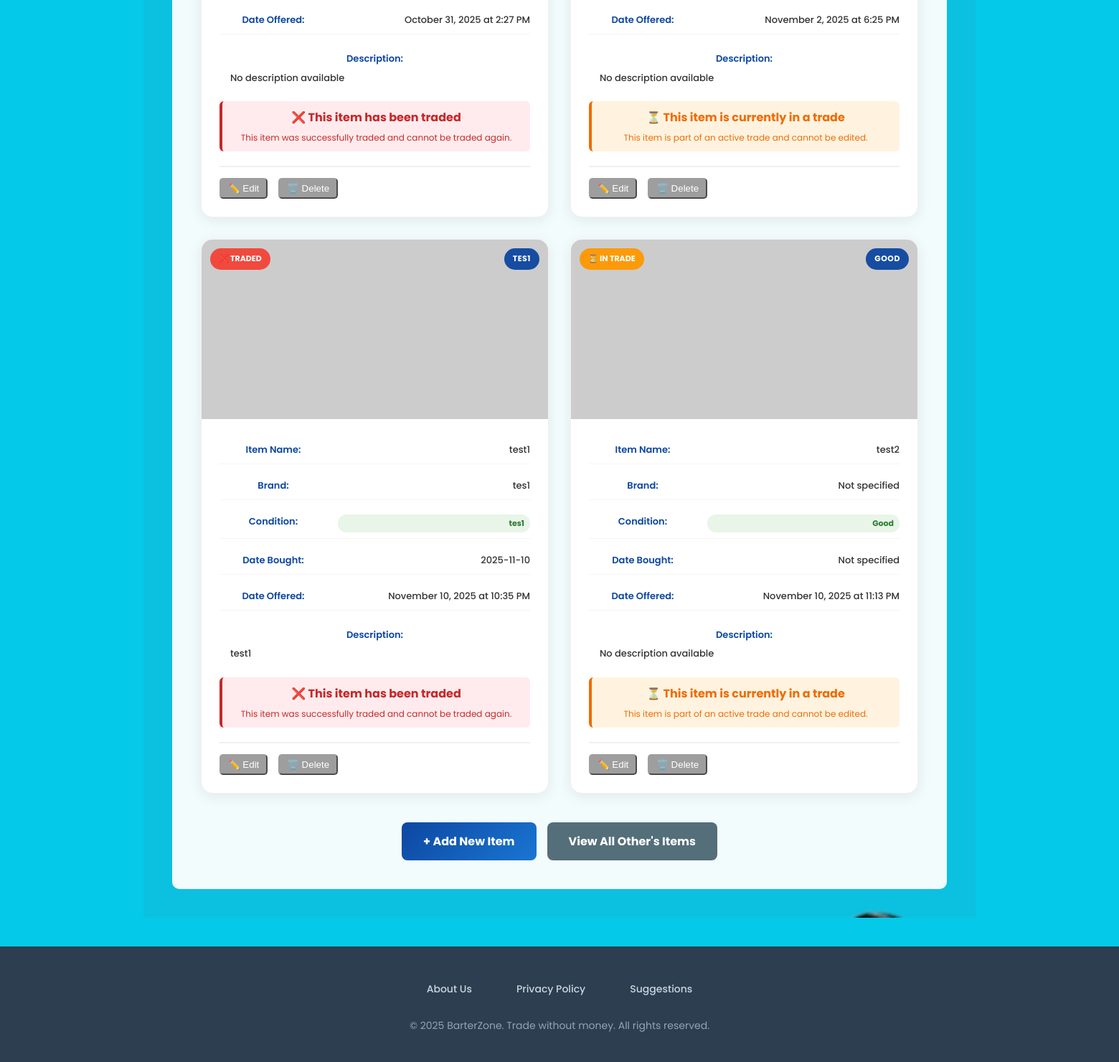
Before: /dashboard (signed in, lower part) with the older database file.
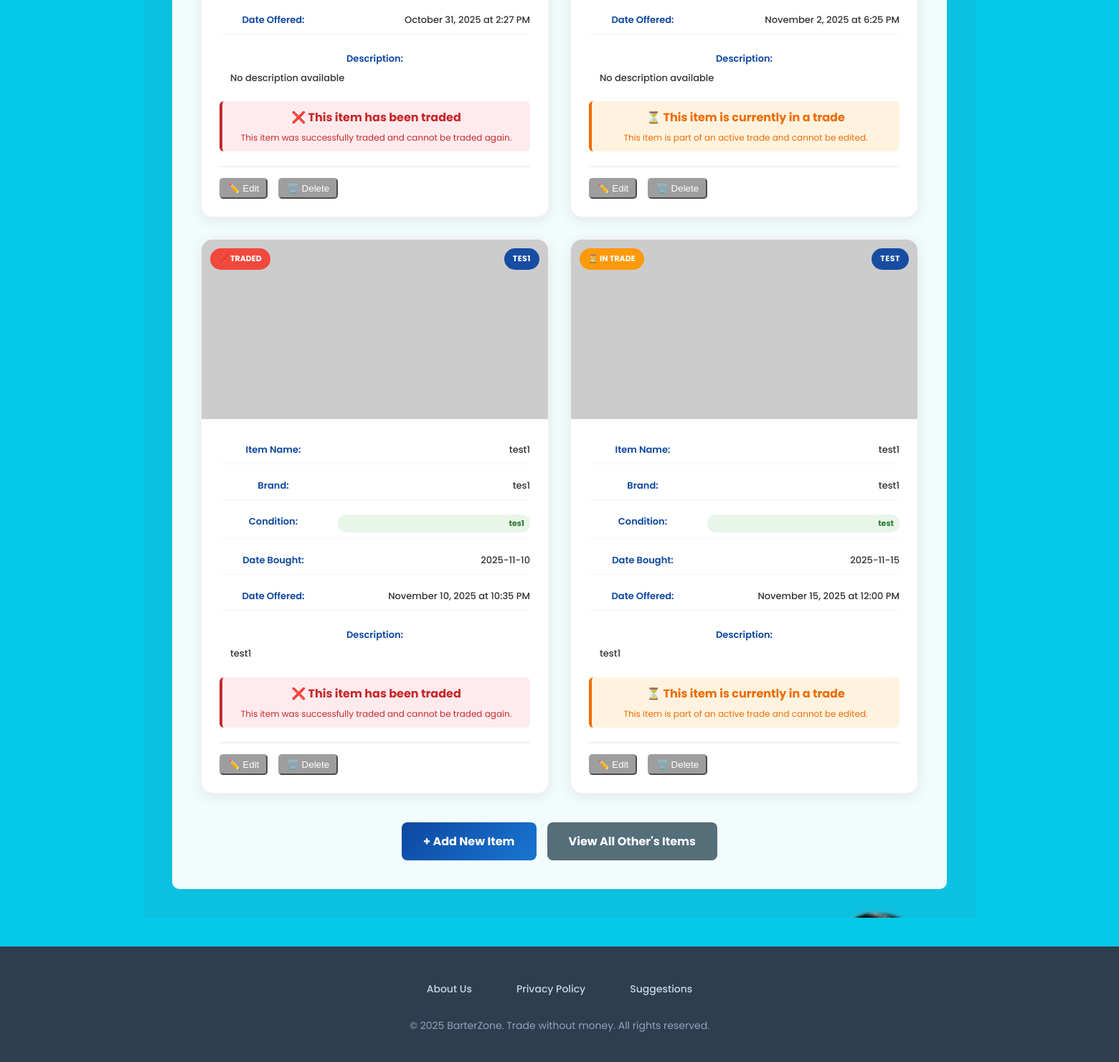
After: the same page with the newer database file.
### tables this page shows
CREATE TABLE items (
            items_id INTEGER PRIMARY KEY AUTOINCREMENT,
            user_id INTEGER,
            item_Name TEXT NOT NULL,
            item_Brand TEXT,
            item_Condition TEXT,
            item_DateBought TEXT,
            item_DateOffered TEXT,
            item_Description TEXT,
            item_image TEXT,
            item_available BOOLEAN DEFAULT 1,
            created_at TIMESTAMP DEFAULT CURRENT_TIMESTAMP,
            FOREIGN KEY (user_id) REFERENCES users (id)
        );

### app.py (the view, shortened to what this page needs)
@app.route('/dashboard')
def dashboard():
    if 'user_id' not in session:
        flash('Please login first.', 'warning')
        return redirect(url_for('login'))
    user_id = session['user_id']
    with sqlite3.connect(DB_NAME) as conn:
        conn.row_factory = sqlite3.Row
        items = conn.execute("""
            SELECT i.*,
                   CASE
                       WHEN i.item_available = 0 THEN 'traded'
                       WHEN EXISTS (
                           SELECT 1 FROM trades
                           WHERE (offer_item_id = i.items_id OR target_item_id = i.items_id)
                           AND trade_status IN ('pending', 'accepted')
                       ) THEN 'in_trade'
                       ELSE 'available'
                   END as item_status
            FROM items i
            WHERE i.user_id = ?
        """, (user_id,)).fetchall()
    return render_template('TraderOption.html', items=items, mode='view', is_admin=False)

### app.py (called while the page is built)
def is_admin_user():
    if 'user_id' not in session:
        return False
    with sqlite3.connect(DB_NAME) as conn:
        conn.row_factory = sqlite3.Row
        admin = conn.execute(
            "SELECT * FROM admin_table WHERE user_id = ? AND is_active = 1",
            (session['user_id'],)
        ).fetchone()
        return admin is not None

### templates/TraderOption.html (shortened to what this page needs)
{% extends "base.html" %}
{% block content %}
<section class="hero-section">
  <div class="overlay" style="background: rgba(255,255,255,0.95); color:#333; max-width: 1200px; width:100%; padding:20px; border-radius:10px;">
    {% if mode == 'view' %}
    <div style="max-width: 1400px; margin: 0 auto; padding: 20px;">
        {% if items %}
        <div class="items-grid">
            {% for item in items %}
            <div class="item-card">
                <div class="item-image">
                    {% if item['item_image'] %}
                    <img src="{{ item['item_image'] }}" alt="{{ item['item_Name'] }}" onerror="this.src='https://via.placeholder.com/300x200/0d47a1/ffffff?text=No+Image'">
                    {% else %}
                    <img src="https://via.placeholder.com/300x200/0d47a1/ffffff?text=No+Image" alt="{{ item['item_Name'] }}">
                    {% endif %}
                    {% if item['item_available'] == 0 %}
                    <div class="item-unavailable" style="position: absolute; top: 12px; left: 12px; background: rgba(244, 67, 54, 0.95); color: white; padding: 6px 12px; border-radius: 20px; font-size: 11px; font-weight: bold; text-transform: uppercase; z-index: 10;">
                        ❌ Traded
                    </div>
                    {% elif item['item_status'] == 'in_trade' %}
                    <div class="item-in-trade" style="position: absolute; top: 12px; left: 12px; background: rgba(255, 152, 0, 0.95); color: white; padding: 6px 12px; border-radius: 20px; font-size: 11px; font-weight: bold; text-transform: uppercase; z-index: 10;">
                        ⏳ In Trade
                    </div>
                    {% else %}
                    <div class="item-available" style="position: absolute; top: 12px; left: 12px; background: rgba(76, 175, 80, 0.95); color: white; padding: 6px 12px; border-radius: 20px; font-size: 11px; font-weight: bold; text-transform: uppercase; z-index: 10;">
                        ✅ Available
                    </div>
                    {% endif %}
                    <div class="item-condition">{{ item['item_Condition'] or 'Good' }}</div>
                </div>
                <div class="item-details">
                    <div class="detail-row">
                        <span class="detail-label">Item Name:</span>
                        <span class="detail-value">{{ item['item_Name'] }}</span>
                    </div>
                    <div class="detail-row">
                        <span class="detail-label">Brand:</span>
                        <span class="detail-value">{{ item['item_Brand'] or 'Not specified' }}</span>
                    </div>
                    <div class="detail-row">
                        <span class="detail-label">Condition:</span>
                        <span class="detail-value condition-badge">{{ item['item_Condition'] or 'Good' }}</span>
                    </div>
                    <div class="detail-row">
                        <span class="detail-label">Date Bought:</span>
                        <span class="detail-value">{{ item['item_DateBought'] or 'Not specified' }}</span>
                    </div>
                    <div class="detail-row">
                        <span class="detail-label">Date Offered:</span>
                        <span class="detail-value">{{ item['item_DateOffered'] or 'Not specified' }}</span>
                    </div>
                    <div class="detail-row-full">
                        <span class="detail-label">Description:</span>
                        <p class="detail-value description-text">{{ item['item_Description'] or 'No description available' }}</p>
                    </div>
                    {% if item['item_available'] == 0 %}
                    <div style="background: #ffebee; color: #c62828; padding: 10px; border-radius: 6px; margin-top: 15px; border-left: 4px solid #c62828;">
                        <strong>❌ This item has been traded</strong>
                        <p style="margin: 5px 0 0 0; font-size: 12px; color: #c62828;">
                            This item was successfully traded and cannot be traded again.
                        </p>
                    </div>
                    {% elif item['item_status'] == 'in_trade' %}
                    <div style="background: #fff3e0; color: #ef6c00; padding: 10px; border-radius: 6px; margin-top: 15px; border-left: 4px solid #ef6c00;">
                        <strong>⏳ This item is currently in a trade</strong>
                        <p style="margin: 5px 0 0 0; font-size: 12px; color: #ef6c00;">
                            This item is part of an active trade and cannot be edited.
                        </p>
                    </div>
                    {% endif %}
                    <div class="item-actions">
                        {% if item['item_available'] == 1 and item['item_status'] != 'in_trade' %}
                        <a href="{{ url_for('edit_item', id=item['items_id']) }}" class="btn-edit">
                            ✏️ Edit
                        </a>
                        {% else %}
                        <button class="btn-edit" style="background: #9e9e9e; border-color: #9e9e9e; cursor: not-allowed;" disabled>
                            ✏️ Edit
                        </button>
                        {% endif %}
                        {% if item['item_available'] == 1 and item['item_status'] != 'in_trade' %}
                        <a href="{{ url_for('delete_item', id=item['items_id']) }}" class="btn-delete" onclick="return confirm('Are you sure you want to delete this item?')">
                            🗑️ Delete
                        </a>
                        {% else %}
                        <button class="btn-delete" style="background: #9e9e9e; border-color: #9e9e9e; cursor: not-allowed;" disabled>
                            🗑️ Delete
                        </button>
                        {% endif %}
                    </div>
                </div>
            </div>
            {% endfor %}
        </div>
        {% endif %}
        <div style="margin-top: 40px; display: flex; gap: 15px; justify-content: center; flex-wrap: wrap;">
            <a href="{{ url_for('add_item') }}" class="btn-primary" style="padding: 14px 30px; background: linear-gradient(135deg, #0d47a1 0%, #1976d2 100%); border: none; border-radius: 8px; color: white; font-weight: bold; font-size: 16px; cursor: pointer; transition: all 0.3s ease; text-decoration: none;">
                + Add New Item
            </a>
            <a href="{{ url_for('other_traders_items') }}" class="btn-primary" style="padding: 14px 30px; background: #546e7a; border: none; border-radius: 8px; color: white; font-weight: bold; font-size: 16px; cursor: pointer; transition: all 0.3s ease; text-decoration: none;">
                View All Other's Items
            </a>
        </div>
    </div>
    {% endif %}
  </div>
</section>
{% endblock %}

### templates/base.html (shortened to what this page needs)
<!DOCTYPE html>
<html lang="en">
<head>
    <link rel="stylesheet" href="{{ url_for('static', filename='style.css') }}">
</head>
<body>
    <main>
        <div class="content-wrapper">
            {% block content %}{% endblock %}
        </div>
    </main>
    <footer>
        <div class="footer-links">
            <a href="{{ url_for('about_us') }}">About Us</a>
            <a href="{{ url_for('privacy') }}">Privacy Policy</a>
            <a href="{{ url_for('recommendation') }}">Suggestions</a>
        </div>
        <p>© 2025 BarterZone. Trade without money. All rights reserved.</p>
    </footer>
</body>
</html>

### static/style.css (style rules this page uses)
* { margin: 0; padding: 0; box-sizing: border-box; }
body { font-family: 'Poppins', sans-serif; color: #fff; display: flex; flex-direction: column; min-height: 100vh; }
.hero-section { background: url("/static/images/home.png") no-repeat center center/cover; flex: 1; display: flex; justify-content: center; align-items: center; padding: 40px; text-align: center; }
.overlay { background: rgba(0, 86, 99, 0.8); padding: 40px; border-radius: 10px; max-width: 500px; width: 100%; }
footer { background-color: #222; color: #bbb; text-align: center; padding: 15px 0; margin-top: auto; }
.btn-primary { background-color: #ff9800; color: white; border: none; border-radius: 10px; padding: 12px 20px; cursor: pointer; font-weight: bold; transition: opacity 0.3s; text-decoration: none; display: inline-block; }
.btn-edit { background-color: #4CAF50; color: white; padding: 5px 10px; border-radius: 5px; text-decoration: none; margin-right: 5px; }
.btn-delete { background-color: #f44336; color: white; padding: 5px 10px; border-radius: 5px; text-decoration: none; }
.items-grid { display: grid; grid-template-columns: repeat(auto-fill, minmax(350px, 1fr)); gap: 25px; margin: 20px 0; }
.item-card { background: white; border-radius: 12px; box-shadow: 0 4px 15px rgba(0,0,0,0.1); transition: all 0.3s ease; overflow: hidden; border: 1px solid #e0e0e0; }

### templates/base.html (style rules this page uses)
* { margin: 0; padding: 0; box-sizing: border-box; }
body { font-family: 'Poppins', sans-serif; background: #05C9E8; color: #1e293b; line-height: 1.6; min-height: 100vh; }
main { min-height: calc(100vh - 160px); padding: 0; }
.content-wrapper { max-width: 1200px; margin: 0 auto; padding: 40px 20px; }
footer { background: #2c3e50; color: white; text-align: center; padding: 40px 20px; margin-top: 0; }
.footer-links { display: flex; justify-content: center; gap: 30px; margin-bottom: 20px; flex-wrap: wrap; }
.footer-links a { color: #cbd5e1; text-decoration: none; font-size: 14px; font-weight: 500; transition: all 0.3s ease; padding: 8px 16px; border-radius: 6px; }
footer p { color: #94a3b8; font-size: 14px; margin-top: 10px; }

### templates/TraderOption.html (style rules this page uses)
.items-grid { display: grid; grid-template-columns: repeat(auto-fill, minmax(400px, 1fr)); gap: 30px; margin-bottom: 40px; }
.item-card { background: white; border-radius: 16px; box-shadow: 0 4px 20px rgba(0,0,0,0.08); transition: all 0.3s ease; overflow: hidden; border: 1px solid #f0f0f0; }
.item-image { position: relative; height: 250px; overflow: hidden; background: linear-gradient(135deg, #f8f9fa 0%, #e9ecef 100%); }
.item-image img { width: 100%; height: 100%; object-fit: cover; transition: transform 0.3s ease; }
.item-condition { position: absolute; top: 12px; right: 12px; background: rgba(13, 71, 161, 0.95); color: white; padding: 6px 12px; border-radius: 20px; font-size: 11px; font-weight: bold; text-transform: uppercase; letter-spacing: 0.5px; }
.item-details { padding: 25px; }
.detail-row { display: flex; justify-content: space-between; align-items: flex-start; margin-bottom: 12px; padding: 8px 0; border-bottom: 1px solid #f5f5f5; }
.detail-row-full { margin-bottom: 15px; padding: 8px 0; }
.detail-label { font-size: 13px; color: #0d47a1; font-weight: 600; min-width: 150px; }
.detail-value { font-size: 13px; color: #333; font-weight: 500; text-align: right; flex: 1; margin-left: 15px; }
.description-text { text-align: left; line-height: 1.5; margin-top: 5px; display: -webkit-box; -webkit-line-clamp: 3; -webkit-box-orient: vertical; overflow: hidden; }
.condition-badge { background: #e8f5e8; color: #2e7d32; padding: 4px 8px; border-radius: 12px; font-size: 11px; font-weight: bold; }
.item-actions { display: flex; gap: 10px; margin-top: 20px; padding-top: 15px; border-top: 2px solid #f0f0f0; }

Changed rows visible on the page:
removed items: item_available "⏳ IN TRADE", item_Condition "GOOD", item_Name "test2", item_Brand "Not specified", item_Condition "Good", item_DateBought "Not specified", item_DateOffered "November 10, 2025 at 11:13 PM", item_Description "No description available", shows "This item is part of an active trade and cannot be edited."
added items: item_available "⏳ IN TRADE", item_Condition "TEST", item_Name "test1", item_Brand "test1", item_Condition "test", item_DateBought "2025-11-15", item_DateOffered "November 15, 2025 at 12:00 PM", item_Description "test1", shows "This item is part of an active trade and cannot be edited."
